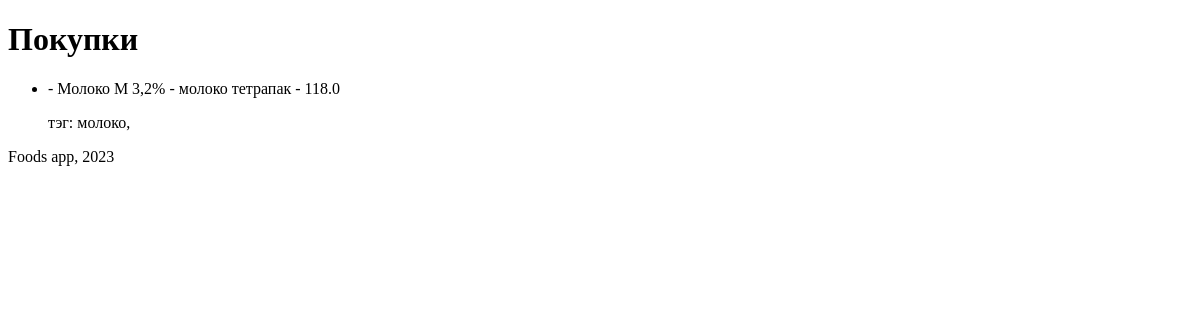
The page /purchases/ on the database as committed earlier.
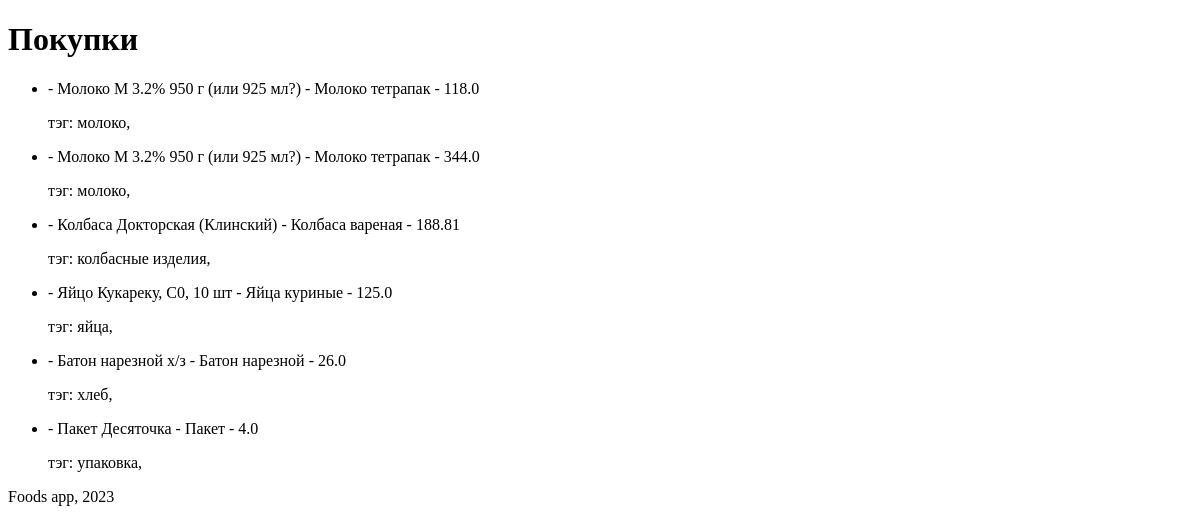
The same page on the database as committed later.
### main/models.py (models this page shows, shortened)
class Purchase(models.Model):
    date = models.DateField()
    product = models.ForeignKey(
        Product,
        on_delete=models.PROTECT,
    )
    quantity = models.FloatField(default=1)
    total = models.FloatField(default=0)
    shop = models.ForeignKey(
        Shop,
        on_delete=models.PROTECT,
    )
    user = models.ForeignKey(User, models.CASCADE)

class Product(models.Model):
    name = models.CharField(max_length=255)
    group = models.ForeignKey(
        ProductGroup,
        on_delete=models.PROTECT,
    )
    netto = models.FloatField(default=0)
    description = models.TextField(null=True, blank=True)
    class Unit(models.TextChoices):
        PIECE = "PC", _("Штука")
        KILOGRAM = "KG", _("Килограмм")
        LITER = "L", _("Литр")
    unit = models.CharField(
        max_length=2,
        choices=Unit.choices,
        default=Unit.PIECE,
    )
    def __str__(self):
        return self.name

class ProductGroup(models.Model):
    name = models.CharField(max_length=50, default="default")
    description = models.TextField(null=False, blank=True, default="default food group description")
    created_by = models.ForeignKey(User, models.CASCADE)
    tags = models.ManyToManyField(Tag)
    def __str__(self):
        return self.name

class Tag(models.Model):
    name = models.CharField(max_length=50, default="default")
    description = models.TextField(null=True, blank=True)
    created_by = models.ForeignKey(User, models.CASCADE)
    def __str__(self):
        return self.name

### main/views.py (the view)
# urls.py: path("purchases/", purchase_list),
def purchase_list(request: HttpRequest) -> HttpResponse:
    purchases = (
        Purchase
        .objects
        .order_by("pk")
        .select_related("product")
        .select_related("shop")
        .all()
    )
    return render(
        request=request,
        template_name="main/purchases.html",
        context={"purchases": purchases},
    )

### main/templates/main/purchases.html (shortened to what this page needs)
{% extends 'root.html' %}
{% block main %}
<h1>Покупки</h1>
<ul>
    {% for item in purchases %}
    <li>
        <p>{{item.output_date}} - {{item.product}} - {{item.product.group}} - {{item.total}}</p>
        <p>
        {% for tag in item.product.group.tags.all %}
        тэг: {{tag}},
        {% endfor %}
        </p>
    </li>
    {% endfor %}
</ul>
{% endblock %}

### templates/root.html (shortened to what this page needs)
<!DOCTYPE html>
<html lang="en">
<head>
</head>
<body>
{% block main %}
{% endblock %}
<footer>Foods app, 2023</footer>
</body>
</html>

Rows that differ between the two databases and show on the page:
changed through a linked row, Purchase (number 1 of 6 on the later page): product "Молоко M 3,2%" → "Молоко М 3.2% 950 г (или 925 мл?)"; product.group "молоко тетрапак" → "Молоко тетрапак"
added Purchase: product "Молоко М 3.2% 950 г (или 925 мл?)", product.group "Молоко тетрапак", total "344.0", Tag (name "молоко")
added Purchase: product "Колбаса Докторская (Клинский)", product.group "Колбаса вареная", total "188.81"
now on this page (row unchanged): Tag: name "колбасные изделия", shown under "Колбаса Докторская (Клинский)"
added Purchase: product "Яйцо Кукареку, С0, 10 шт", product.group "Яйца куриные", total "125.0"
now on this page (row unchanged): Tag: name "яйца", shown under "Яйцо Кукареку, С0, 10 шт"
added Purchase: product "Батон нарезной х/з", product.group "Батон нарезной", total "26.0"
now on this page (row unchanged): Tag: name "хлеб", shown under "Батон нарезной х/з"
added Purchase: product "Пакет Десяточка", product.group "Пакет", total "4.0"
now on this page (row unchanged): Tag: name "упаковка", shown under "Пакет Десяточка"
